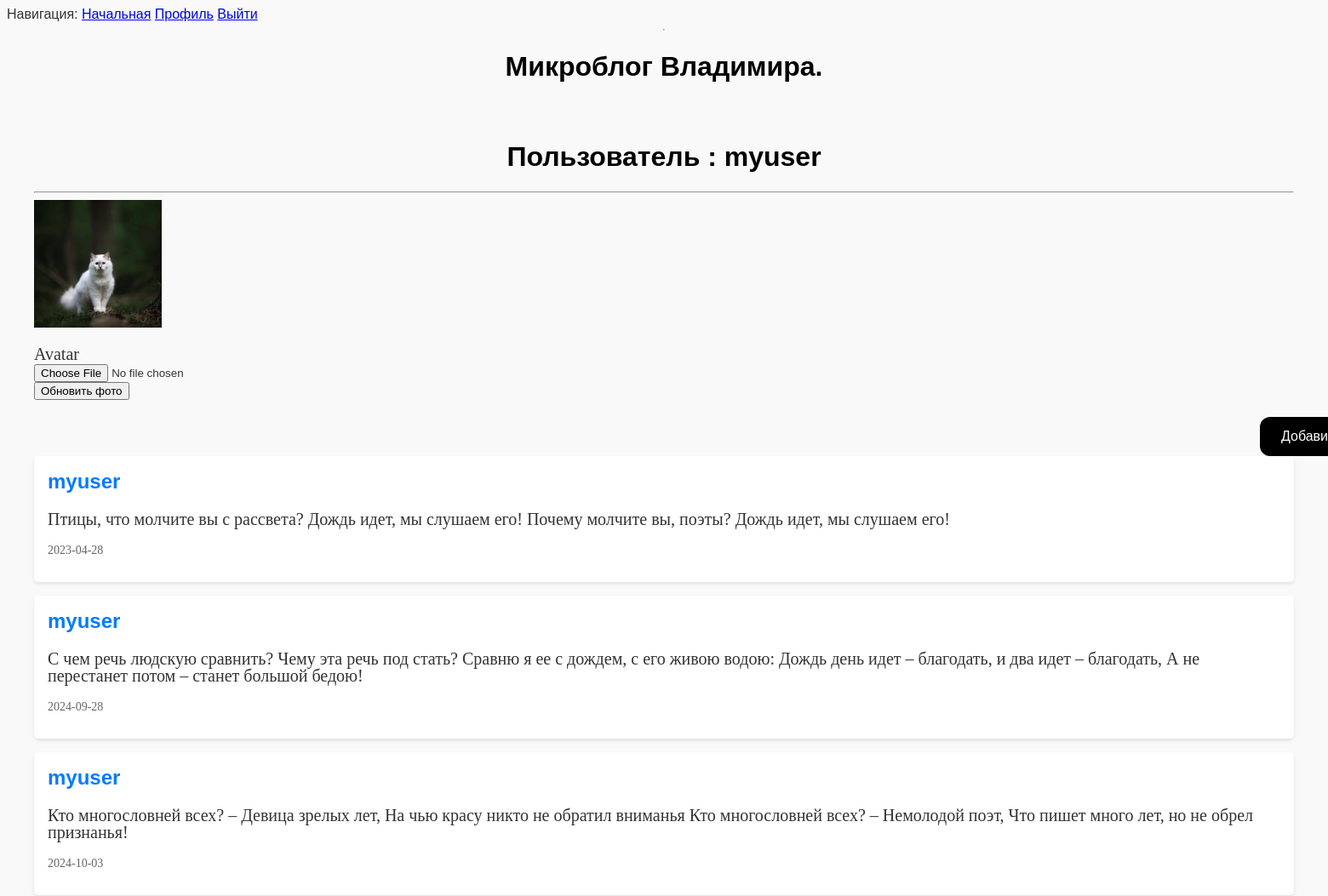
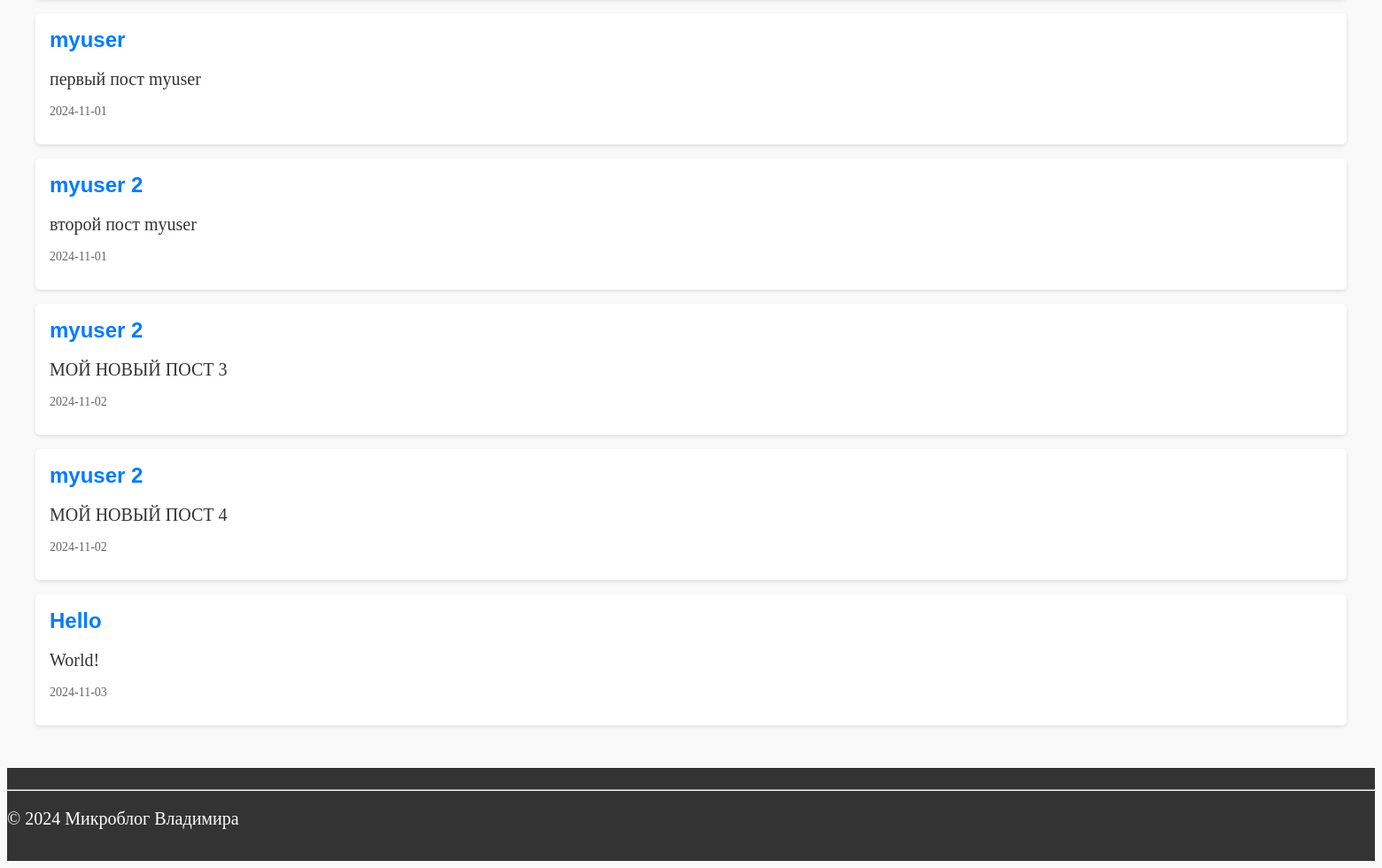
The app's page /user/myuser (signed in) with its own data (2 pictures, top to bottom).
### app/models.py (models this page shows, shortened)
class User(UserMixin, db.Model):
    id = db.Column(db.Integer, primary_key=True)
    username = db.Column(db.String(80), unique=True, nullable=False)
    email = db.Column(db.String(120), unique=True, nullable=False)
    password_hash = db.Column(db.String(128), nullable=False)
    avatar = db.Column(db.String(120), default='default_avatar.png')
    def avatar_url(self):
        if self.avatar:
            return url_for('static', filename=f'avatars/{self.avatar}')
        return url_for('static', filename='avatars/default_avatar.png')

class Post(db.Model):
    id = db.Column(db.Integer, primary_key=True)
    title = db.Column(db.String(120), nullable=False)
    text = db.Column(db.Text, nullable=False)
    date = db.Column(db.Text, nullable=False)
    user_id = db.Column(db.Integer, db.ForeignKey('user.id'), nullable=False)
    user = db.relationship('User', backref=db.backref('posts', lazy=True))

### app/routes.py (the view, shortened to what this page needs)
@app.route('/user/<username>',methods=['GET', 'POST'])
@login_required
def user(username):
    user = db.first_or_404(sa.select(User).where(User.username == username))
    posts = Post.query.filter_by(user_id=user.id).all()
    logger.info(f"user id from db: {user.id}")
    logger.info(f'id: {current_user.get_id()}')
    form = UpdateAvatarForm()
    return render_template('user.html', user=user, form=form, posts=posts)

### app/forms.py
class UpdateAvatarForm(FlaskForm):
    avatar = FileField('Avatar', validators=[FileAllowed(['jpg', 'png'], 'Только изображения!')])
    submit = SubmitField('Обновить фото')

### app/models.py (called while the page is built)
@login.user_loader
def load_user(id):
    return db.session.get(User, int(id))

### app/templates/user.html (shortened to what this page needs)
{% extends "base.html" %}
{% block content %}
    <h1>Пользователь : {{ user.username }}</h1>
    <hr>
    <img src="{{ user.avatar_url() }}" alt="{{ user.username }}'s avatar" width="150" height="150">
    <form action="" method="post" enctype="multipart/form-data">
            <p>
                {{ form.avatar.label }}<br>
                {{ form.avatar() }} <br>
                {{ form.submit() }}
    </form>
    <a class = "addpost" href="/add_post">Добавить пост</a>
    {% for post in posts %}
    <article class="post">
        <h2>{{ post.title }} </h2>
        <p>{{ post.text }}</p>
        <p class="post-meta">{{ post.date }}</p>
    </article>
    {% endfor %}
{% endblock %}

### app/templates/base.html (shortened to what this page needs)
<doctype html>
  <html>
      <head>
          <link rel="stylesheet" type="text/css" href="{{ url_for('static', filename='css/style.css') }}">
      </head>
      <body>
        <div class="wrapper">
        <div>Навигация:
            <a href="/index">Начальная</a>
            {% if current_user.is_anonymous %}
                <a href="/login">Войти</a>
            {% else %}
                <a href="{{ url_for('user', username=current_user.username) }}">Профиль</a>
                <a href="/logout">Выйти</a>
            {% endif %}
        </div>
        <hr>
          <header>
              <h1>Микроблог Владимира.</h1>
          </header>
          <main>
            {% block content %}{% endblock %}
          </main>
          <footer>
              <hr>
              <p>&copy; 2024 Микроблог Владимира</p>
          </footer>
          </div>
      </body>
  </html>
</doctype>

### app/static/css/style.css (style rules this page uses)
body { background-color: #f9f9f9; color: #333; font-family: "Arial", sans-serif }
h1 { color: black; text-align: center; }
p { font-family: Times New Roman; font-size: 20px; }
header { padding: 1rem 0; text-align: center; }
header h1 { margin: 0; font-size: 2rem; }
main { flex: 1; padding: 2rem; max-width: 1600px; margin: 0 auto; }
footer { background-color: #333; color: #fff; text-align: left; padding: 1rem 0; width: 100%; bottom: 0; }
.addpost { background-color: #000; color: #fff; padding: 14px 25px; text-align: center; text-decoration: none; display: inline-block; position: relative; left: 1440px; border-radius: 12px; }
.wrapper { display: flex; flex-direction: column; min-height: 100vh; }
.post { background-color: #fff; padding: 1rem; margin-bottom: 1rem; border-radius: 5px; box-shadow: 0 2px 4px rgba(0, 0, 0, 0.1) }
.post h2 { margin-top: 0; font-size: 1.5rem; color: #007BFF; }
.post p { line-height: 1.0; }
.post-meta { font-size: 0.875rem; color: #666; margin-top: 1rem; }

### records on screen
User: username "myuser", avatar_url (picture)
Post: title "myuser", text "Птицы, что молчите вы с рассвета? Дождь идет, мы слушаем его! Почему молчите вы, поэты? Дождь идет, мы слушаем его!", date "2023-04-28"
Post: title "myuser", text "С чем речь людскую сравнить? Чему эта речь под стать? Сравню я ее с дождем, с его живою водою: Дождь день идет – благодать, и два идет – благодать, А не перестанет потом – станет большой бедою!", date "2024-09-28"
Post: title "myuser", text "Кто многословней всех? – Девица зрелых лет, На чью красу никто не обратил вниманья Кто многословней всех? – Немолодой поэт, Что пишет много лет, но не обрел признанья!", date "2024-10-03"
Post: title "myuser", text "первый пост myuser", date "2024-11-01"
Post: title "myuser 2", text "второй пост myuser", date "2024-11-01"
Post: title "myuser 2", text "МОЙ НОВЫЙ ПОСТ 3", date "2024-11-02"
Post: title "myuser 2", text "МОЙ НОВЫЙ ПОСТ 4", date "2024-11-02"
Post: title "Hello", text "World!", date "2024-11-03"
